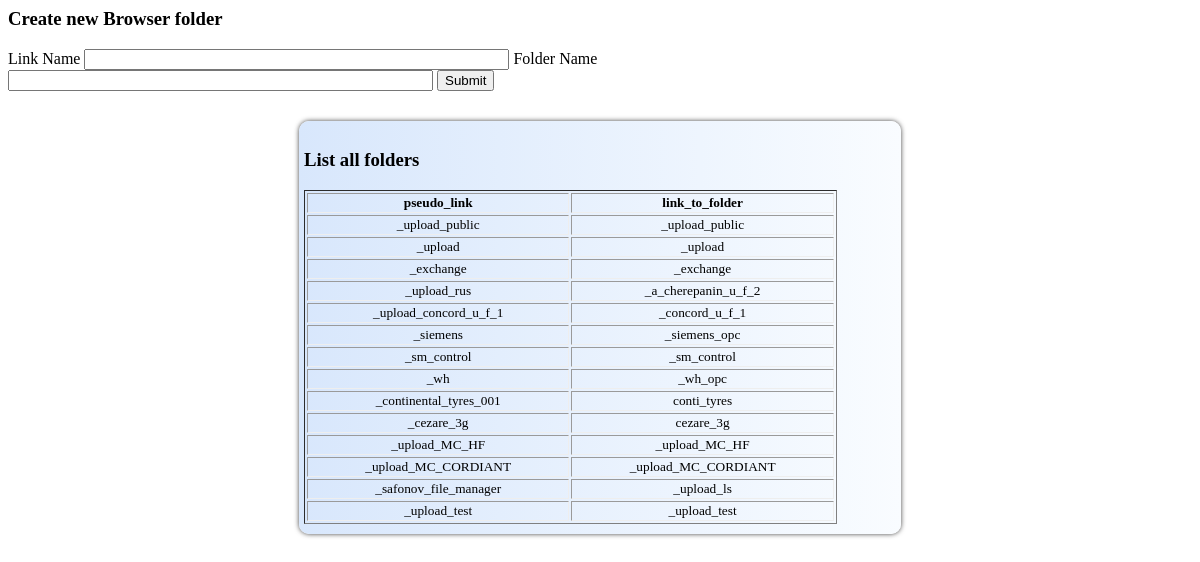
The page /content/column2_admin/_browser_folder.php on the database its author committed.
### tables this page shows
create table  ajax_browser_home_folder (
pseudo_link varchar(100),
link_to_folder varchar(100)
);

### content/column2_admin/_browser_folder.php (the view, shortened to what this page needs)
<?php
include_once ("/php/lib.php");
?>
<div id="add_form" style="width: 50%">
    <h3>Create new Browser folder</h3>
    <form action="submit.php" method="post" id="browser_folder_create">
        <label>Link Name</label>
        <input class="cfinset" type="text" name="pseudo_link_name" size="50" >
         <label>Folder Name</label>
        <input class="cfinset" type="text" name="real_folder_name" size="50" >
        <input id="add_formSubmitBtn" type="submit" value="Submit">
    </form>
</div>
<?php
list_ban_ips();
function list_ban_ips() {
    echo "<div class='list'>";
    echo "<h3>List all folders</h3>";
    echo "<table style='font-size:10pt'>";
    build_table_headers("ajax_browser_home_folder");
    $q = "select * from ajax_browser_home_folder";
    $result = executeSelectQuery($q);
    while ($row = mysqli_fetch_array($result)) {
        echo "<tr>";
        $counter = 0;
        while (isset($row["$counter"])) {
            echo "<td>$row[$counter]</td>";
            $counter++;
        }
        echo "</tr>";
    }
    echo "</table>";
    echo "</div>";
}
?>

### php/lib.php (shortened to what this page needs)
<?php
function getDBConnectionInstance() {
    if (isLocalHost()) {
        $c = mysqli_connect('localhost', 'root', '', 'mixcont_com');
    } else {
        $c = mysqli_connect('mixcont.com.mysql', 'mixcont_com', 'Sjb5MVmC', 'mixcont_com');
    }
    return $c;
}
function executeSelectQuery($querry) {
    $c = getDBConnectionInstance();
    $result_set = mysqli_query($c, $querry);
    return $result_set;
}
function build_table_headers($table_name) {
    $q = "show columns from $table_name";
    $result = executeSelectQuery($q);
    echo "<tr>";
    while ($row = mysqli_fetch_array($result)) {
        echo "<th>$row[0]</th>";
    }
    echo "</tr>";
}
function getIP() {
    if (!empty($_SERVER['HTTP_CLIENT_IP'])) {
        return $_SERVER['HTTP_CLIENT_IP'];
    } elseif (!empty($_SERVER['HTTP_X_FORWARDED_FOR'])) {
        return $_SERVER['HTTP_X_FORWARDED_FOR'];
    } else {
        return $_SERVER['REMOTE_ADDR'];
    }
}
function isLocalHost() {
    if (getIP() == "127.0.0.1") {
        return true;
    } else {
        return false;
    }
}
?>

### content/column2_admin/_browser_folder.php (style rules this page uses)
.list { margin-top: 30px; margin-left:auto; margin-right: auto; padding-left:5px; padding-right:5px; padding-top: 10px; padding-bottom:10px; width:50%; overflow: auto; color: black; -webkit-box-shadow: 0px 0px 5px 0px #444; -moz-box-shadow: 0px 0px 5px 0px #444; box-shadow: 0px 0px 5px 0px #444; -moz-border-radius: 10px; -webkit-border-radius: 10px; border-radius: 10px; -khtml-border-radius: 10px; background: -moz-linear-gradient(left, #D8E7FC, #F9FCFF); background: -webkit-gradient(linear, left top, right top, from(#D8E7FC), to(#F9FCFF)); background: -webkit-linear-gradient(left, #D8E7FC, #F9FCFF); background: -o-linear-gradient(left, #D8E7FC, #F9FCFF); }
.list table,.list th,.list td,.list tr { overflow: auto; text-align: center; border-style: inset; border-width: 1px; }
.list table { width: 90%; }

### rows shown on the page
ajax_browser_home_folder: pseudo_link "_upload_public", link_to_folder "_upload_public"
ajax_browser_home_folder: pseudo_link "_upload", link_to_folder "_upload"
ajax_browser_home_folder: pseudo_link "_exchange", link_to_folder "_exchange"
ajax_browser_home_folder: pseudo_link "_upload_rus", link_to_folder "_a_cherepanin_u_f_2"
ajax_browser_home_folder: pseudo_link "_upload_concord_u_f_1", link_to_folder "_concord_u_f_1"
ajax_browser_home_folder: pseudo_link "_siemens", link_to_folder "_siemens_opc"
ajax_browser_home_folder: pseudo_link "_sm_control", link_to_folder "_sm_control"
ajax_browser_home_folder: pseudo_link "_wh", link_to_folder "_wh_opc"
ajax_browser_home_folder: pseudo_link "_continental_tyres_001", link_to_folder "conti_tyres"
ajax_browser_home_folder: pseudo_link "_cezare_3g", link_to_folder "cezare_3g"
ajax_browser_home_folder: pseudo_link "_upload_MC_HF", link_to_folder "_upload_MC_HF"
ajax_browser_home_folder: pseudo_link "_upload_MC_CORDIANT", link_to_folder "_upload_MC_CORDIANT"
ajax_browser_home_folder: pseudo_link "_safonov_file_manager", link_to_folder "_upload_ls"
ajax_browser_home_folder: pseudo_link "_upload_test", link_to_folder "_upload_test"

### other values the page prints
$row[0] "pseudo_link"
$row[0] "link_to_folder"
